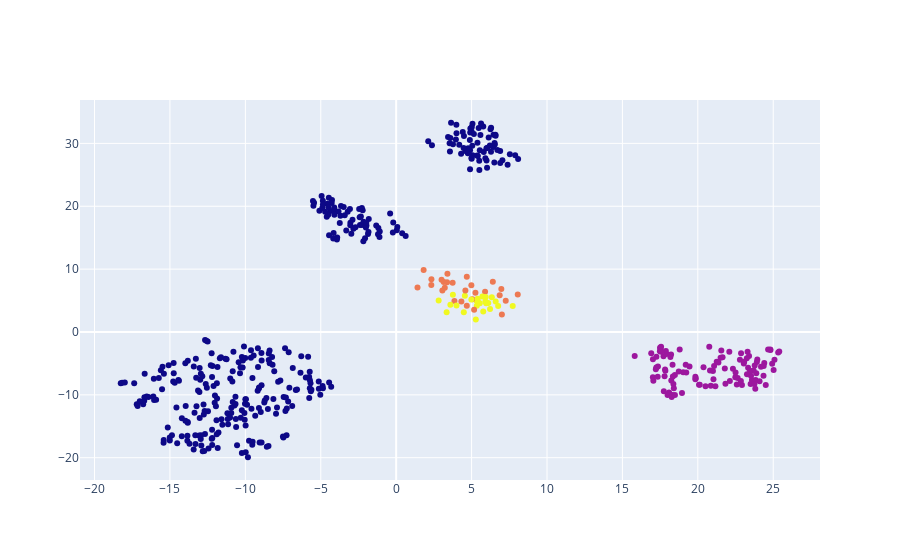

Source (notebook cell):
### Code cell
fig = go.Figure()

fig.add_traces(
    go.Scatter(
        x=frame.tsne_1,
        y=frame.tsne_2,
        mode="markers",
        marker={
            "color":frame.kmeans
        }
    )
)
fig.show()

### Figure 1 — Plotly figure (JSON) as saved in the notebook; plotly's stock layout.template omitted (floating-point values rounded to 4 significant figures; data arrays with more than 128 entries replaced by an {"elided": "..."} marker saying what was removed)
{"data": [{"marker": {"color": {"elided": "511 int values"}}, "mode": "markers", "type": "scatter", "x": {"elided": "511 float values"}, "y": {"elided": "511 float values"}}], "layout": {}}
